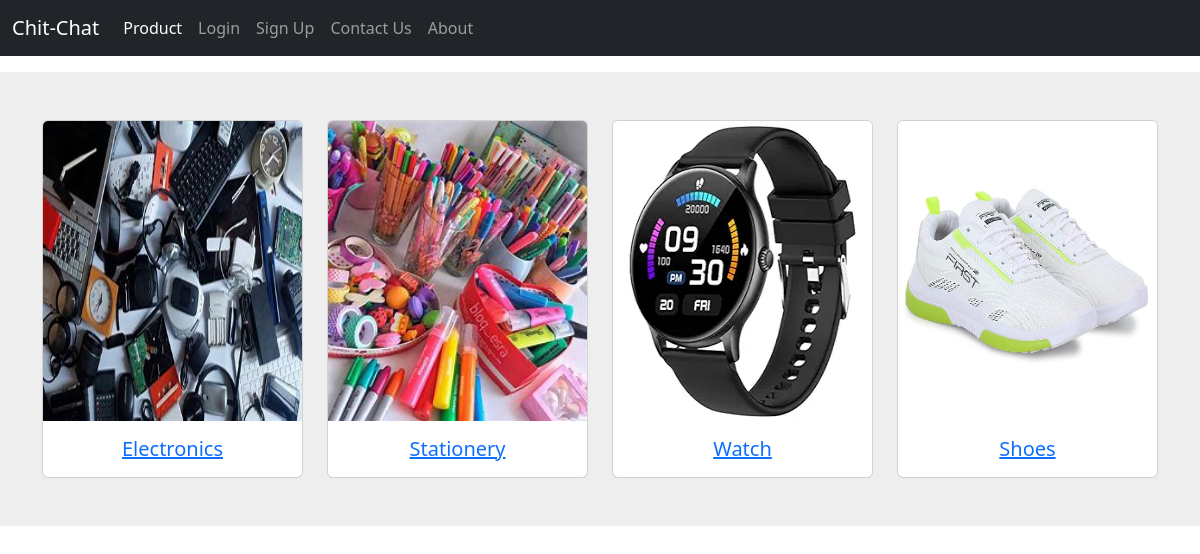
The page / on the database its author committed.
### app1/models.py (models this page shows, shortened)
class Category(models.Model):
    categoryname = models.CharField(max_length=200)
    img=models.ImageField(upload_to='category')

### app1/views.py (the view)
# urls.py: path("",index,name='index'),
def index(request):
    if 'email' in request.session:
        a=request.session['email']
        data=Category.objects.all()
        return render(request,'base.html',{'data':data,'a':a})
    else:
        data=Category.objects.all()
        return render(request,'base.html',{'data':data})

### app1/templates/base.html
{% extends 'common.html' %}
{% block content %}
                <div class="col py-3">
    <section style="background-color: #eee;">
        <div class="container py-5">
            <div class="row">
                {% for i in data %}
                    <div class="col-md-2 col-lg-3 mb-4 mb-lg-0">
                        <a  href="{% url 'productfilter1' i.id %}">
                        <div class="card">
                            <img src="{{i.img.url}}"
                                class="card-img-top" height="300px" " />
                            <div class="card-body" style="align-self: center;">
                                <h5 class="mb-0" style="align-self:center;">{{i.categoryname}}</h5>
                            </div>
                        </div>
                        </a>
                    </div>
                    {% endfor %}
            </div>
        </div>
    </section>
</div>
{% endblock %}

### rows shown on the page
Category: img (picture), categoryname "Electronics"
Category: img (picture), categoryname "Stationery"
Category: img (picture), categoryname "Watch"
Category: img (picture), categoryname "Shoes"
